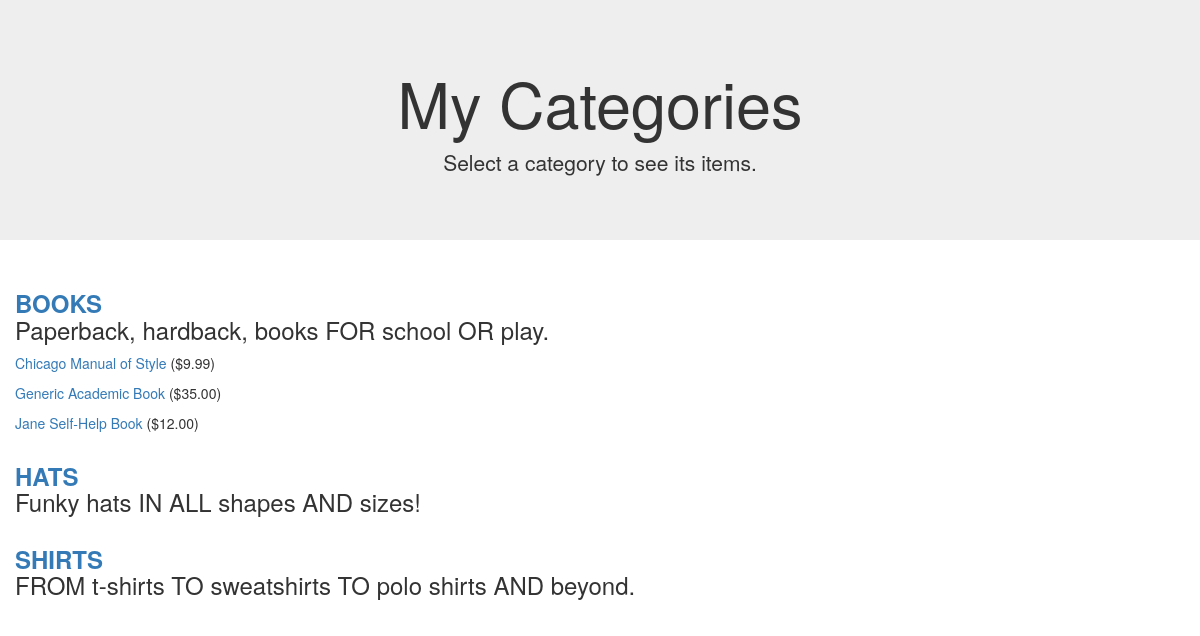
Screenshot of /seestore.php?cat_id=3 with the database file from the repository.
### tables this page shows
CREATE TABLE store_categories (
	id INT NOT NULL PRIMARY KEY AUTO_INCREMENT, 
	cat_title VARCHAR (50) UNIQUE, 
	cat_desc TEXT 
);

CREATE TABLE store_items (
	id INT NOT NULL PRIMARY KEY AUTO_INCREMENT, 
	cat_id INT NOT NULL, 
	item_title VARCHAR (75), 
	item_price FLOAT (8,2), 
	item_desc TEXT, 
	item_image VARCHAR (50) 
);

### seestore.php (the view, shortened to what this page needs)
<?php
$mysqli = mysqli_connect("localhost", "root", "secret", "store");
$display_block = "
<div class=\"jumbotron text-center\">
    <h1>My Categories</h1>
    <p>Select a category to see its items.</p>
</div>";
$get_cats_sql = "SELECT id, cat_title, cat_desc FROM store_categories ORDER BY cat_title";
$get_cats_res = mysqli_query($mysqli, $get_cats_sql) or die(mysqli_error($mysqli));
if (mysqli_num_rows($get_cats_res) < 1) {
	$display_block = "<p><em>Sorry, no categories to browse.</em></p>";
} else {
	while ($cats = mysqli_fetch_array($get_cats_res)) {
		$cat_id = $cats['id'];
		$cat_title = strtoupper(stripslashes($cats['cat_title']));
		$cat_desc = stripslashes($cats['cat_desc']);
		$display_block .= "
        <div class=\"container\">
            <div class=\"row\">
                <h3><strong><a href=\"" . $_SERVER['PHP_SELF'] . "?cat_id=" . $cat_id . "\">" . $cat_title . "</a></strong><br/>" . $cat_desc . "</h3>
            </div>
        </div>";
		if (isset($_GET['cat_id']) && ($_GET['cat_id'] == $cat_id)) {
			$get_items_sql = "SELECT id, item_title, item_price
                              FROM store_items WHERE
                              cat_id = '" . $cat_id . "' ORDER BY item_title";
			$get_items_res = mysqli_query($mysqli, $get_items_sql) or die(mysqli_error($mysqli));
			if (mysqli_num_rows($get_items_res) < 1) {
				$display_block = "<p><em>Sorry, no items in this category.</em></p>";
			} else {
				while ($items = mysqli_fetch_array($get_items_res)) {
					$item_id = $items['id'];
					$item_title = stripslashes($items['item_title']);
					$item_price = $items['item_price'];
					$display_block .= "
                    <div class=\"container\">
                        <div class=\"row\">
                          <p><a href=\"showitem.php?item_id=" . $item_id . "\">" . $item_title . "</a> (\$" . $item_price . ")</p>
                        </div>
                    </div>";
				}
			}
		}
	}
}
?>
<!DOCTYPE html>
<html>
<head>
    <link rel="stylesheet" href="https://maxcdn.bootstrapcdn.com/bootstrap/3.4.0/css/bootstrap.min.css">
</head>
<body>
<?php echo $display_block; ?>
</body>
</html>

### rows the page displays
store_categories: cat_title "BOOKS", cat_desc "Paperback, hardback, books FOR school OR play."
store_items: item_title "Chicago Manual of Style", item_price "9.99"
store_items: item_title "Generic Academic Book", item_price "35.00"
store_items: item_title "Jane Self-Help Book", item_price "12.00"
store_categories: cat_title "HATS", cat_desc "Funky hats IN ALL shapes AND sizes!"
store_categories: cat_title "SHIRTS", cat_desc "FROM t-shirts TO sweatshirts TO polo shirts AND beyond."
